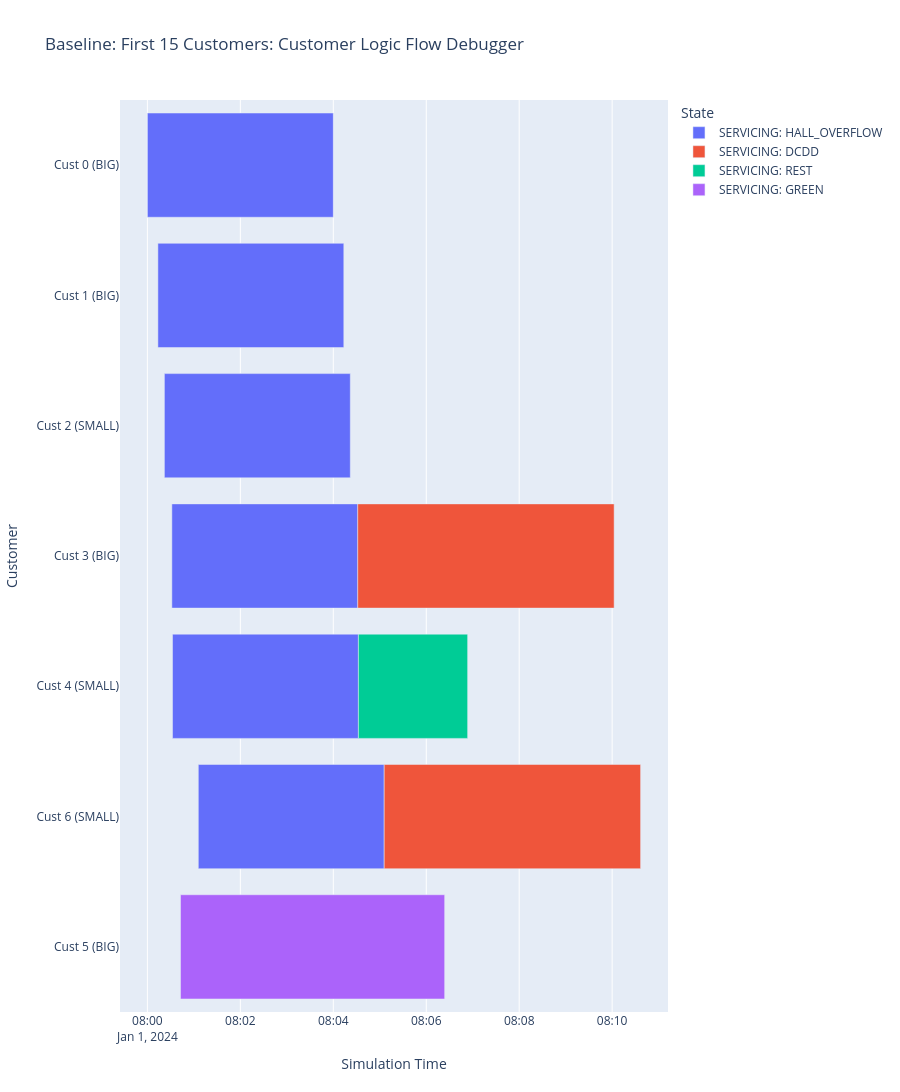

Notebook code for this chart:
### Code cell
import plotly.express as px
import pandas as pd

def build_debugging_visualizer(df, scenario_name="Simulation"):
    """
    Transforms the simulation log into an interactive HTML Gantt chart.
    Accurately splits 'Waiting' and 'Servicing' based on location type.
    """
    viz_data = []
    base_time = pd.Timestamp('2024-01-01 08:00:00') 
    
    for _, row in df.iterrows():
        # Skip the EXIT node or any node where they spent exactly 0 seconds (instant pass-through)
        if row['location'] == 'EXIT' or row['start_time'] == row['end_time']:
            continue 
            
        start_t = row['start_time']
        end_t = row['end_time']
        
        # In your DES, Queues have 0 service time. Service Bays have > 0 service time.
        is_service_bay = row['service_time'] > 0
        
        if not is_service_bay:
            # QUEUE LOGIC: They wait, and then they leave to go downstream.
            viz_data.append({
                'Customer': f"Cust {row['customer_id']} ({row['vehicle_size']})",
                'State': f"WAITING IN QUEUE: {row['location']}",
                'Location': row['location'],
                'Start': base_time + pd.to_timedelta(start_t, unit='s'),
                'Finish': base_time + pd.to_timedelta(end_t, unit='s'),
                'Duration (s)': row['wait_time'],
                'Type': 'Queue Wait'
            })
        else:
            # SERVICE BAY LOGIC: They are serviced FIRST, then wait ONLY if blocked downstream.
            service_end_t = start_t + row['service_time']
            
            # 1. Servicing Block
            viz_data.append({
                'Customer': f"Cust {row['customer_id']} ({row['vehicle_size']})",
                'State': f"SERVICING: {row['location']}",
                'Location': row['location'],
                'Start': base_time + pd.to_timedelta(start_t, unit='s'),
                'Finish': base_time + pd.to_timedelta(service_end_t, unit='s'),
                'Duration (s)': row['service_time'],
                'Type': 'Servicing'
            })
            
            # 2. Blocked Block (Only plots if they couldn't leave immediately after service)
            if row['wait_time'] > 0:
                viz_data.append({
                    'Customer': f"Cust {row['customer_id']} ({row['vehicle_size']})",
                    'State': f"BLOCKED (WAITING DOWNSTREAM): {row['location']}",
                    'Location': row['location'],
                    'Start': base_time + pd.to_timedelta(service_end_t, unit='s'),
                    'Finish': base_time + pd.to_timedelta(end_t, unit='s'),
                    'Duration (s)': row['wait_time'],
                    'Type': 'Blocked'
                })

    viz_df = pd.DataFrame(viz_data)
    
    if viz_df.empty:
        print("No data to visualize.")
        return

    # Build the Plotly Chart
    fig = px.timeline(
        viz_df, 
        x_start="Start", 
        x_end="Finish", 
        y="Customer", 
        color="State",
        hover_data=["Location", "Type", "Duration (s)"],
        title=f"{scenario_name}: Customer Logic Flow Debugger"
    )
    
    fig.update_yaxes(autorange="reversed") # Put Cust 0 at the top
    fig.update_layout(
        xaxis_title="Simulation Time",
        height=max(400, len(df['customer_id'].unique()) * 30), # Auto-scale height
        showlegend=True,
        hovermode="closest"
    )
    
    fig.show()

# Test it on the first 15 customers!
debug_df = df_base[df_base['customer_id'] < 1000]
build_debugging_visualizer(debug_df, "Baseline: First 15 Customers")

### Figure 1 — Plotly figure (JSON) as saved in the notebook; plotly's stock layout.template omitted (floating-point values rounded to 4 significant figures)
{"data": [{"base": ["2024-01-01T08:00:00.000000000", "2024-01-01T08:00:13.559024805", "2024-01-01T08:00:21.934365773", "2024-01-01T08:00:31.566066989", "2024-01-01T08:00:32.432250724", "2024-01-01T08:01:05.727779744"], "customdata": [["HALL_OVERFLOW", "Servicing", 240], ["HALL_OVERFLOW", "Servicing", 240], ["HALL_OVERFLOW", "Servicing", 240], ["HALL_OVERFLOW", "Servicing", 240], ["HALL_OVERFLOW", "Servicing", 240], ["HALL_OVERFLOW", "Servicing", 240]], "hovertemplate": "State=SERVICING: HALL_OVERFLOW<br>Start=%{base}<br>Finish=%{x}<br>Customer=%{y}<br>Location=%{customdata[0]}<br>Type=%{customdata[1]}<br>Duration (s)=%{customdata[2]}<extra></extra>", "legendgroup": "SERVICING: HALL_OVERFLOW", "marker": {"color": "#636efa", "pattern": {"shape": ""}}, "name": "SERVICING: HALL_OVERFLOW", "orientation": "h", "showlegend": true, "textposition": "auto", "type": "bar", "x": [240000, 240000, 240000, 240000, 240000, 240000], "xaxis": "x", "y": ["Cust 0 (BIG)", "Cust 1 (BIG)", "Cust 2 (SMALL)", "Cust 3 (BIG)", "Cust 4 (SMALL)", "Cust 6 (SMALL)"], "yaxis": "y"}, {"base": ["2024-01-01T08:04:31.566066989", "2024-01-01T08:05:05.727779744"], "customdata": [["DCDD", "Servicing", 331], ["DCDD", "Servicing", 331]], "hovertemplate": "State=SERVICING: DCDD<br>Start=%{base}<br>Finish=%{x}<br>Customer=%{y}<br>Location=%{customdata[0]}<br>Type=%{customdata[1]}<br>Duration (s)=%{customdata[2]}<extra></extra>", "legendgroup": "SERVICING: DCDD", "marker": {"color": "#EF553B", "pattern": {"shape": ""}}, "name": "SERVICING: DCDD", "orientation": "h", "showlegend": true, "textposition": "auto", "type": "bar", "x": [331000, 331000], "xaxis": "x", "y": ["Cust 3 (BIG)", "Cust 6 (SMALL)"], "yaxis": "y"}, {"base": ["2024-01-01T08:04:32.432250724"], "customdata": [["REST", "Servicing", 141]], "hovertemplate": "State=SERVICING: REST<br>Start=%{base}<br>Finish=%{x}<br>Customer=%{y}<br>Location=%{customdata[0]}<br>Type=%{customdata[1]}<br>Duration (s)=%{customdata[2]}<extra></extra>", "legendgroup": "SERVICING: REST", "marker": {"color": "#00cc96", "pattern": {"shape": ""}}, "name": "SERVICING: REST", "orientation": "h", "showlegend": true, "textposition": "auto", "type": "bar", "x": [141000], "xaxis": "x", "y": ["Cust 4 (SMALL)"], "yaxis": "y"}, {"base": ["2024-01-01T08:00:42.770608342"], "customdata": [["GREEN", "Servicing", 341]], "hovertemplate": "State=SERVICING: GREEN<br>Start=%{base}<br>Finish=%{x}<br>Customer=%{y}<br>Location=%{customdata[0]}<br>Type=%{customdata[1]}<br>Duration (s)=%{customdata[2]}<extra></extra>", "legendgroup": "SERVICING: GREEN", "marker": {"color": "#ab63fa", "pattern": {"shape": ""}}, "name": "SERVICING: GREEN", "orientation": "h", "showlegend": true, "textposition": "auto", "type": "bar", "x": [341000], "xaxis": "x", "y": ["Cust 5 (BIG)"], "yaxis": "y"}], "layout": {"barmode": "overlay", "height": 30000, "hovermode": "closest", "legend": {"title": {"text": "State"}, "tracegroupgap": 0}, "showlegend": true, "title": {"text": "Baseline: First 15 Customers: Customer Logic Flow Debugger"}, "xaxis": {"anchor": "y", "domain": [0, 1], "title": {"text": "Simulation Time"}, "type": "date"}, "yaxis": {"anchor": "x", "autorange": "reversed", "domain": [0, 1], "title": {"text": "Customer"}}}}
